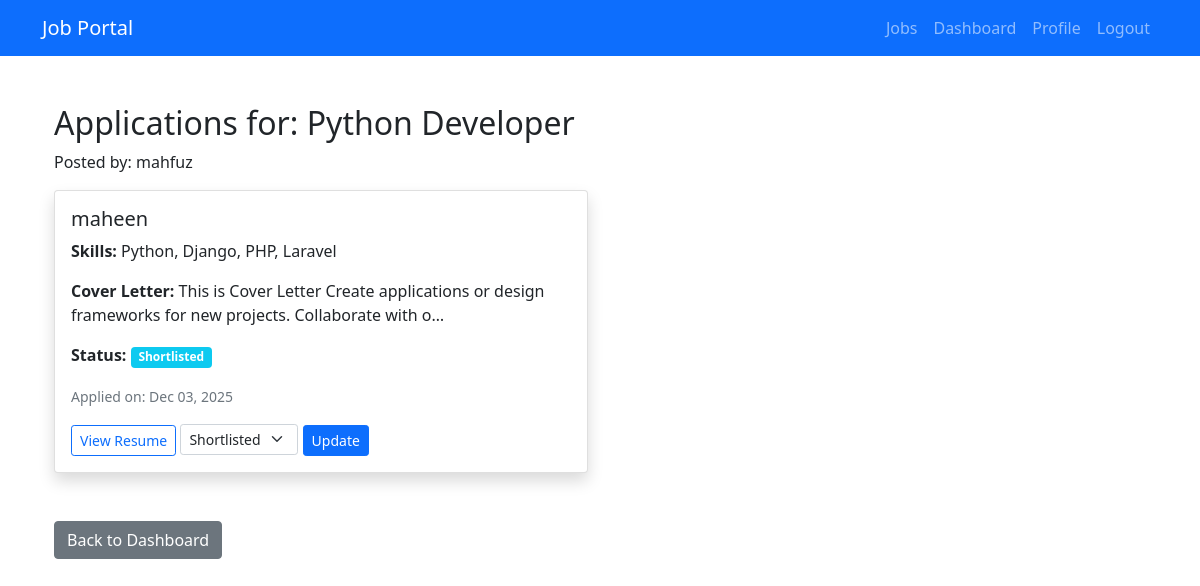
The app's page /manage-applications/1/ (signed in), older data.
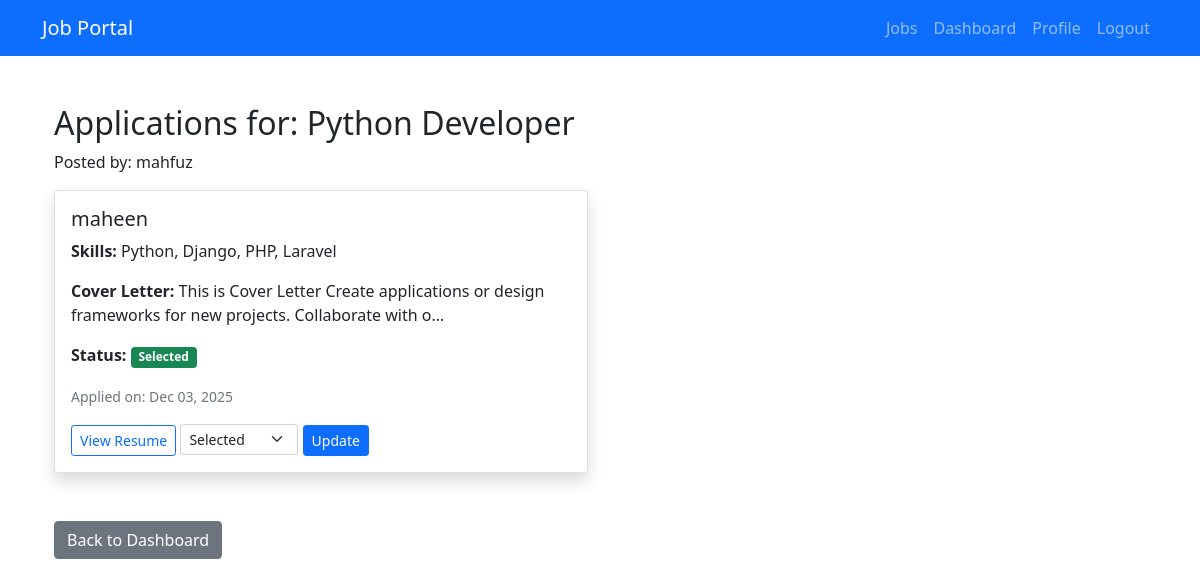
The same page, newer data.
### portal/models.py (models this page shows, shortened)
class Application(models.Model):
    STATUS_CHOICES = [
        ("pending", "Pending"),
        ("shortlisted", "Shortlisted"),
        ("selected", "Selected"),
        ("rejected", "Rejected"),
    ]
    jobseeker = models.ForeignKey(
        User, on_delete=models.CASCADE, related_name="applications"
    )
    job = models.ForeignKey(Job, on_delete=models.CASCADE, related_name="applications")
    applied_at = models.DateTimeField(auto_now_add=True)
    status = models.CharField(
        max_length=20, choices=STATUS_CHOICES, default="pending"
    )
    skills = models.TextField(blank=True, null=True)  # Jobseeker's skills
    resume = models.FileField(upload_to="application_resumes/", blank=True, null=True)  # Jobseeker's resume
    cover_letter = models.TextField(blank=True, null=True)  # Optional cover letter
    class Meta:
        unique_together = ("jobseeker", "job")

### portal/views.py (the view, shortened to what this page needs)
# urls.py: path('manage-applications/<int:job_id>/', views.manage_applications, name='manage_applications'),
@login_required
def manage_applications(request, job_id):
    job = get_object_or_404(Job, id=job_id, recruiter=request.user)
    applications = Application.objects.filter(job=job)
    return render(request, 'portal/manage_applications.html', {
        'job': job,
        'applications': applications
    })

### portal/templates/portal/manage_applications.html (shortened to what this page needs)
{% extends 'portal/base.html' %}
{% block content %}
<div class="container mt-5">
    <h2>Applications for: {{ job.title }}</h2>
    <p>Posted by: {{ job.recruiter.username }}</p>
    {% if applications %}
        <div class="row">
            {% for application in applications %}
                <div class="col-md-6 mb-4">
                    <div class="card shadow">
                        <div class="card-body">
                            <h5 class="card-title">{{ application.jobseeker.username }}</h5>
                            <p class="card-text"><strong>Skills:</strong> {{ application.skills }}</p>
                            <p class="card-text"><strong>Cover Letter:</strong> {{ application.cover_letter|truncatechars:100 }}</p>
                            <p class="card-text"><strong>Status:</strong> <span class="badge bg-{% if application.status == 'pending' %}warning{% elif application.status == 'shortlisted' %}info{% elif application.status == 'selected' %}success{% else %}danger{% endif %}">{{ application.status|title }}</span></p>
                            <p class="card-text"><small class="text-muted">Applied on: {{ application.applied_at|date:"M d, Y" }}</small></p>
                            {% if application.resume %}
                                <a href="{{ application.resume.url }}" class="btn btn-sm btn-outline-primary" target="_blank">View Resume</a>
                            {% endif %}
                            <form method="post" class="d-inline">
                                <select name="status" class="form-select form-select-sm d-inline w-auto">
                                    <option value="shortlisted" {% if application.status == 'shortlisted' %}selected{% endif %}>Shortlisted</option>
                                    <option value="selected" {% if application.status == 'selected' %}selected{% endif %}>Selected</option>
                                </select>
                                <button type="submit" class="btn btn-sm btn-primary">Update</button>
                            </form>
                        </div>
                    </div>
                </div>
            {% endfor %}
        </div>
    {% else %}
        <p>No applications yet.</p>
    {% endif %}
    <div class="mt-4">
        <a href="{% url 'portal:dashboard' %}" class="btn btn-secondary">Back to Dashboard</a>
    </div>
</div>
{% endblock %}

Row changes from the older to the newer data that the page shows:
changed Application "Python, Django, PHP, Laravel": status "Shortlisted" → "Selected"
